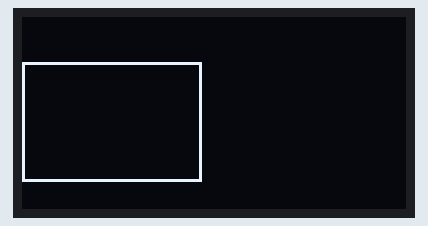
Recording of a sketch running on a simulated Arduino Uno, built with avr-gcc and run on an emulated ATmega328P. On the bench: 128×64 one-colour display.

Above: at 2.1 s.
At 8.2 s:
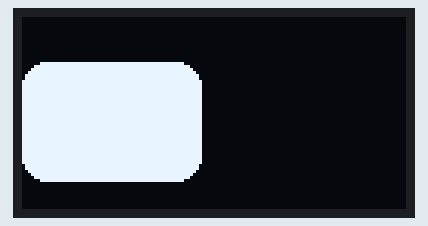
At 10.2 s:
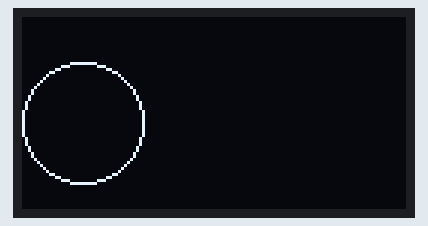
At 12.2 s:
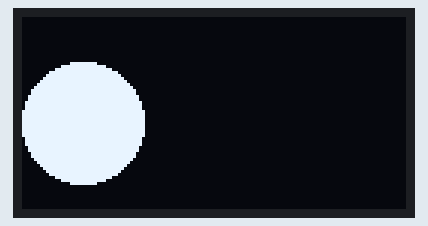
At 14.3 s:
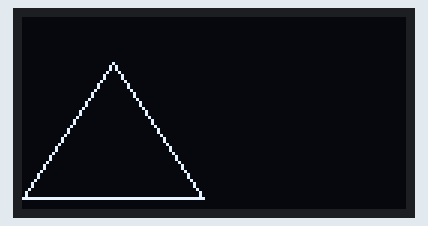
At 16.3 s:
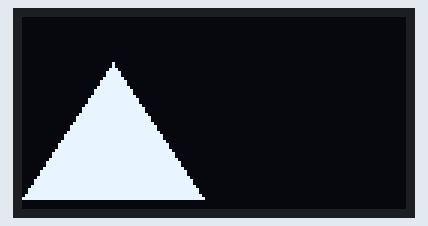

Measured:
- by itself, everything shown: repeats every 16.2 s, in 8 steps
- what the display in image 0 shows lasts 2.0 s, from 2.1 s to 4.1 s

The sketch:

exp18-3.ino
```cpp
#include <Wire.h>
#include <Adafruit_GFX.h>
#include <Adafruit_SSD1306.h>
#define OLED_ADDR   0x3C  // OLED I2C Address
#define SCREEN_WIDTH 128  // OLED display width  (pixels)
#define SCREEN_HEIGHT 64  // OLED display height (pixels)
//declare SSD1306 object connected to I2C
Adafruit_SSD1306 oled(SCREEN_WIDTH, SCREEN_HEIGHT, &Wire, -1);
void setup()
{
   delay(2000);   // Wait for initializing
   // initialize OLED with address 0x3C
   oled.begin(SSD1306_SWITCHCAPVCC, OLED_ADDR);
   oled.setCursor(0, 0);
}

void loop()
{
   // draw rectangle
   oled.clearDisplay();
   oled.drawRect(0, 15, 60, 40, WHITE);
   oled.display();
   delay(2000);

   // fill rectangle
   oled.clearDisplay();
   oled.fillRect(0, 15, 60, 40, WHITE);
   oled.display();
   delay(2000);

   // draw the round rectangle
   oled.clearDisplay();
   oled.drawRoundRect(0, 15, 60, 40, 8, WHITE);
   oled.display();
   delay(2000);

   // fill the round rectangle
   oled.clearDisplay();
   oled.fillRoundRect(0, 15, 60, 40, 8, WHITE);
   oled.display();
   delay(2000);

   // draw circle
   oled.clearDisplay();
   oled.drawCircle(20, 35, 20, WHITE);
   oled.display();
   delay(2000);

   // fill circle
   oled.clearDisplay();
   oled.fillCircle(20, 35, 20, WHITE);
   oled.display();
   delay(2000);

   // draw triangle
   oled.clearDisplay();
   oled.drawTriangle(30, 15, 0, 60, 60, 60, WHITE);
   oled.display();
   delay(2000);

   // fill triangle
   oled.clearDisplay();
   oled.fillTriangle(30, 15, 0, 60, 60, 60, WHITE);
   oled.display();
   delay(2000);
}
```
